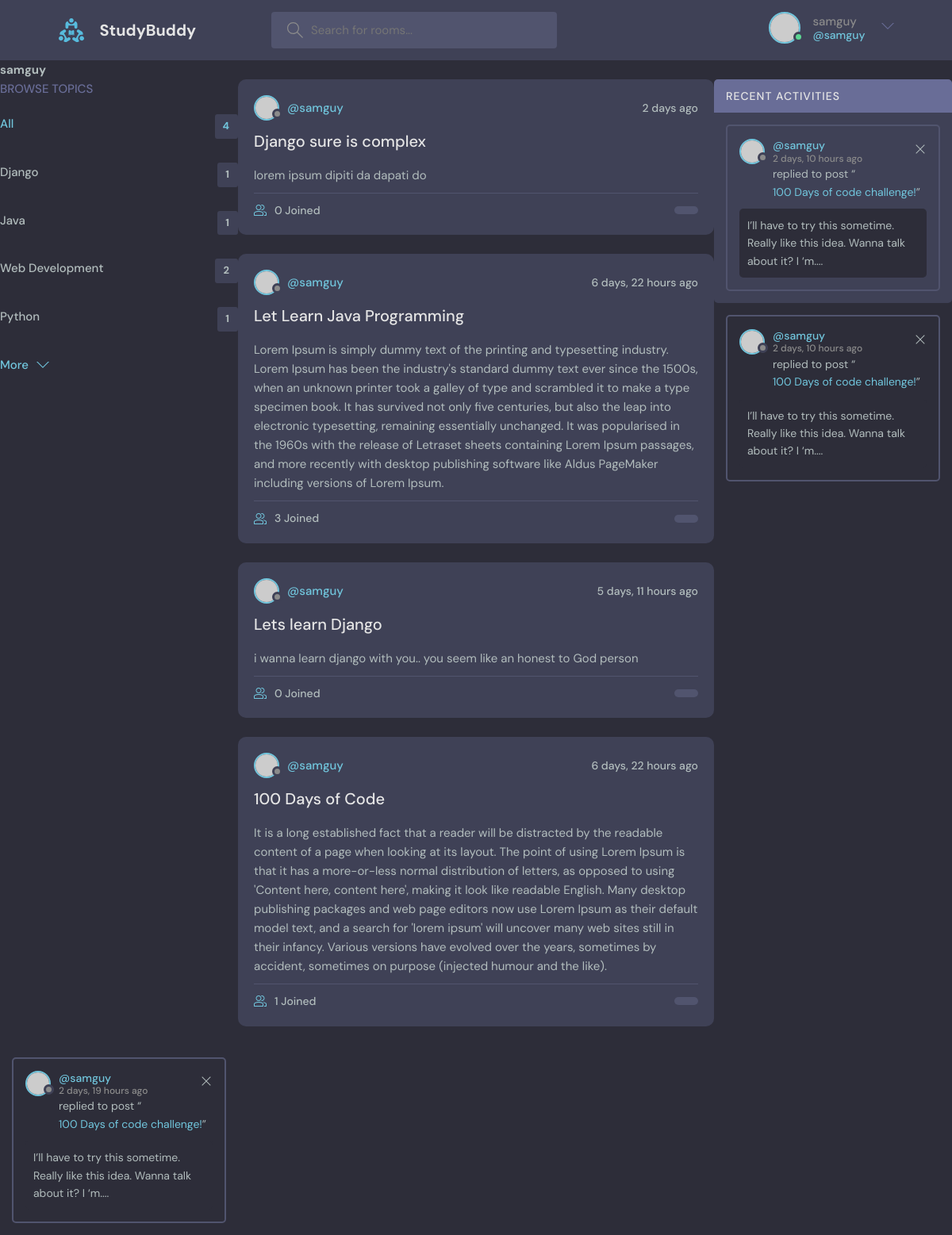
/profile/1/ (signed in), run on the app's committed database.
### base/models.py (models this page shows, shortened)
class Topic(models.Model):
    name = models.CharField(max_length=200)

class Room(models.Model):
    host = models.ForeignKey(User, on_delete=models.SET_NULL, null=True)
    topic = models.ForeignKey(Topic, on_delete=models.SET_NULL, null=True)
    name = models.CharField(max_length=200)
    description = models.TextField(null=True, blank=True)
    participants = models.ManyToManyField(User, related_name='participants', blank=True)
    updated = models.DateTimeField(auto_now=True)
    created = models.DateTimeField(auto_now_add=True)
    class Meta:
        ordering = ['-updated', '-created']

class Message(models.Model):
    user = models.ForeignKey(User, on_delete=models.CASCADE)
    room = models.ForeignKey(Room, on_delete=models.CASCADE)
    body = models.TextField()
    updated = models.DateTimeField(auto_now=True)
    created = models.DateTimeField(auto_now_add=True)
    class Meta:
        ordering = ['-updated', '-created']

### base/views.py (the view)
# urls.py: path('profile/<str:pk>/', views.profile, name='profile')
def profile(request, pk):
    user = User.objects.get(id=pk)
    rooms = user.room_set.all()
    room_messages = user.message_set.all()
    topics = Topic.objects.all()
    context = {'user': user, 'rooms': rooms,
               'room_messages': room_messages, 'topics': topics}
    return render(request, 'base/profile.html', context)

### base/templates/base/profile.html (shortened to what this page needs)
{% extends 'main.html' %}
{% block content %}
    <h1>{{ user.username }}</h1>
    <div class="profile-container">
        <div>
            {% include 'base/topics_components.html' %}
        </div>
        <div>
            {% include 'base/feed_components.html' %}
        </div>
        <div>
            {% include 'base/activity_components.html' %}
{% endblock content %}

### templates/navbar.html (shortened to what this page needs)
{% load static %}
<header class="header header--loggedIn">
      <div class="container">
        <a href="{% url 'home' %}" class="header__logo">
          <img src="{% static 'images/logo.svg' %}" />
          <h1>StudyBuddy</h1>
        </a>
        <form class="header__search" method="GET" action="{% url 'home' %}">
          <label>
            <input name = "q" placeholder="Search for rooms..." />
          </label>
        </form>
        <nav class="header__menu">
          {% if request.user.is_authenticated %}
          <div class="header__user">
            <a href="profile.html">
              <div class="avatar avatar--medium active">
                <img src="https://randomuser.me/api/portraits/men/37.jpg" />
              </div>
              <p>{{ request.user.username }} <span>@{{ request.user.username }}</span></p>
            </a>
            <button class="dropdown-button">
              <svg version="1.1" xmlns="http://www.w3.org/2000/svg" width="32" height="32" viewBox="0 0 32 32">
                <title>chevron-down</title>
                <path d="M16 21l-13-13h-3l16 16 16-16h-3l-13 13z"></path>
              </svg>
            </button>
          </div>
          {% else %}
          <a href="{% url 'login' %}">
            <img src="{% static 'images/avatar.svg' %}" />
            <p>Login</p>
          </a>
          {% endif %}
        </nav>
      </div>
    </header>

### base/templates/base/topics_components.html (shortened to what this page needs)
<div class="topics">
          <div class="topics__header">
            <h2>Browse Topics</h2>
          </div>
          <ul class="topics__list">
            <li>
              <a href="{% url 'home' %}" class="active">All <span>{{ topics.count }}</span></a>
            </li>
            {% for topic in topics %}
            <li>
              <a href="{% url 'home' %}?q={{ topic.name }}">{{ topic.name }} <span>{{topic.room_set.all.count}}</span></a>
            </li>
            {% endfor %}
          </ul>
          <a class="btn btn--link" href="topics.html">
            More
            <svg version="1.1" xmlns="http://www.w3.org/2000/svg" width="32" height="32" viewBox="0 0 32 32">
              <title>chevron-down</title>
              <path d="M16 21l-13-13h-3l16 16 16-16h-3l-13 13z"></path>
            </svg>
          </a>
        </div>
{% for topic in topics %}
    <div>
    </div>
{% endfor %}

### base/templates/base/feed_components.html (shortened to what this page needs)
{% for room in rooms %}
<div class="roomListRoom">
            <div class="roomListRoom__header">
              <a href="{% url 'profile'  room.host.id%}" class="roomListRoom__author">
                <div class="avatar avatar--small">
                  <img src="https://randomuser.me/api/portraits/women/11.jpg" />
                </div>
                <span>@{{ room.host.username }}</span>
              </a>
              <div class="roomListRoom__actions">
                <span>{{ room.created|timesince}} ago</span>
              </div>
            </div>
            <div class="roomListRoom__content">
              <a href="{% url 'room' room.id %}">{{ room.name}}</a>
              <p>
                  {{ room.description }}
              </p>
            </div>
            <div class="roomListRoom__meta">
              <a href="{% url 'room' room.id %}" class="roomListRoom__joined">
                  {{ room.participants.all.count}} Joined
              </a>
              <p class="roomListRoom__topic">{{ rooom.topic.name }}</p>
            </div>
          </div>
{% endfor %}

### base/templates/base/activity_components.html
<div class="activities">
          <div class="activities__header">
            <h2>Recent Activities</h2>
          </div>
          {% for message in room_messages %}
          <div class="activities__box">
            <div class="activities__boxHeader roomListRoom__header">
              <a href="{% url 'profile' message.user.id %}" class="roomListRoom__author">
                <div class="avatar avatar--small">
                  <img src="https://randomuser.me/api/portraits/women/11.jpg" />
                </div>
                <p>
                    @{{message.user}}
                  <span>{{ message.created|timesince}} ago</span>
                </p>
              </a>
              <div class="roomListRoom__actions">
                <a href="#">
                  <svg version="1.1" xmlns="http://www.w3.org/2000/svg" width="32" height="32" viewBox="0 0 32 32">
                    <title>remove</title>
                    <path
                      d="M27.314 6.019l-1.333-1.333-9.98 9.981-9.981-9.981-1.333 1.333 9.981 9.981-9.981 9.98 1.333 1.333 9.981-9.98 9.98 9.98 1.333-1.333-9.98-9.98 9.98-9.981z"
                    ></path>
                  </svg>
                </a>
              </div>
            </div>
            <div class="activities__boxContent">
              <p>replied to post “<a href="room.html">100 Days of code challenge!</a>”</p>
              <div class="activities__boxRoomContent">
                I’ll have to try this sometime. Really like this idea. Wanna talk about it? I ‘m....
              </div>
            </div>
          </div>
        </div>
{% endfor %}

### base/templates/base/profile.html (style rules this page uses)
.profile-container { display: grid; grid-template-columns: 2fr 4fr 2fr; }

### data on the page
Topic: name "Django", room_set.all.count "1"
Topic: name "Java", room_set.all.count "1"
Topic: name "Web Development", room_set.all.count "2"
Topic: name "Python", room_set.all.count "1"
Room: host.username "samguy", created "2 days", name "Django sure is complex", description "lorem ipsum dipiti da dapati do", participants.all.count "0"
Room: host.username "samguy", created "6 days, 22 hours", name "Let Learn Java Programming", description "Lorem Ipsum is simply dummy text of the printing and typesetting industry. Lorem Ipsum has been the industry's standard dummy text ever since the 1500s, when an unknown printer took a galley of type and scrambled it to make a type specimen book. It has survived not only five centuries, but also the leap into electronic typesetting, remaining essentially unchanged. It was popularised in the 1960s with the release of Letraset sheets containing Lorem Ipsum passages, and more recently with desktop publishing software like Aldus PageMaker including versions of Lorem Ipsum.", participants.all.count "3"
Room: host.username "samguy", created "5 days, 11 hours", name "Lets learn Django", description "i wanna learn django with you.. you seem like an honest to God person", participants.all.count "0"
Room: host.username "samguy", created "6 days, 22 hours", name "100 Days of Code", description "It is a long established fact that a reader will be distracted by the readable content of a page when looking at its layout. The point of using Lorem Ipsum is that it has a more-or-less normal distribution of letters, as opposed to using 'Content here, content here', making it look like readable English. Many desktop publishing packages and web page editors now use Lorem Ipsum as their default model text, and a search for 'lorem ipsum' will uncover many web sites still in their infancy. Various versions have evolved over the years, sometimes by accident, sometimes on purpose (injected humour and the like).", participants.all.count "1"
Message: user "samguy", created "2 days, 10 hours"
Message: user "samguy", created "2 days, 10 hours"
Message: user "samguy", created "2 days, 19 hours"

### other printed values
{{ request.user.username }} "samguy"
{{ user.username }} "samguy"
{{ topics.count }} "4"
